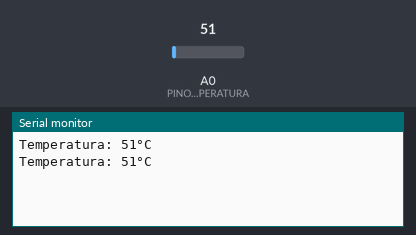
The sketch below on a simulated Arduino Uno, built with avr-gcc and run on an emulated ATmega328P. Parts: the last lines printed to the serial monitor. The inputs (shaded band) are chosen by the test bench; at power-on: A0 (PINO_SENSOR_TEMPERATURA) = 51.

Above: at 2.8 s.
2.9 s: A0 (PINO_SENSOR_TEMPERATURA) set to 61
At 4.3 s:
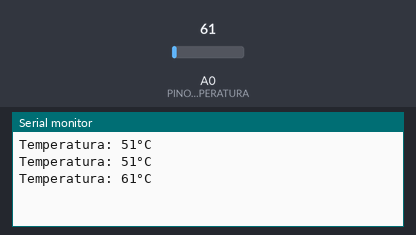
5.6 s: A0 (PINO_SENSOR_TEMPERATURA) set to 71
At 7.1 s:
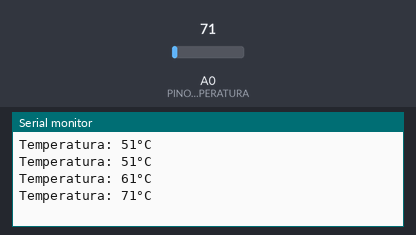
Timing chart, 0 to 8.6 s (numbered marks = the images above; inputs shaded):
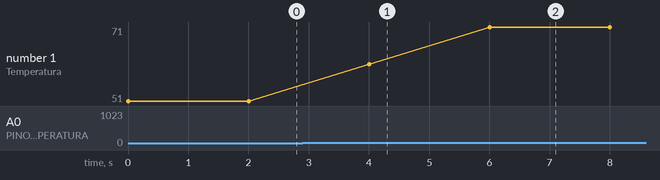

The sketch:

cod_arduino_sp1.ino
```cpp
const int PINO_SENSOR_TEMPERATURA = A0;
float temperaturaCelsius;


void setup() {
  Serial.begin(9600);
}

void loop() {
  int valorLeitura = analogRead(PINO_SENSOR_TEMPERATURA);
  temperaturaCelsius = (valorLeitura * 5.0 / 1023.0) / 0.01;

  Serial.print("Temperatura: ");
  Serial.print(valorLeitura);
  Serial.println("°C");

  delay(2000);
}
```

Measured:
- after the input at 2.9 s, the serial monitor: prints a new line after 1.1 s (image 1)
- after the input at 5.6 s, the serial monitor: prints a new line after 0.40 s (image 2)
- plotted number 1: 51 → 61 after the input at 2.9 s, 61 → 71 after the input at 5.6 s
